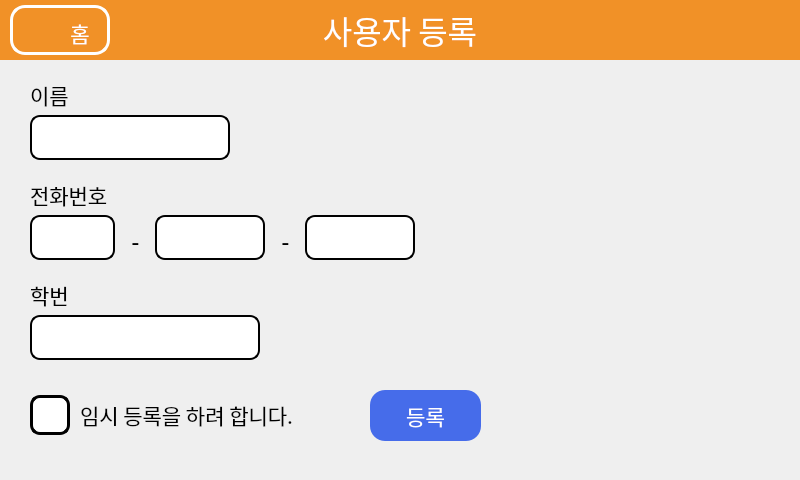
<?xml version="1.0" encoding="UTF-8"?>
<ui version="4.0">
 <class>SignUp</class>
 <widget class="QMainWindow" name="SignUp">
  <property name="enabled">
   <bool>true</bool>
  </property>
  <property name="geometry">
   <rect>
    <x>0</x>
    <y>0</y>
    <width>800</width>
    <height>480</height>
   </rect>
  </property>
  <property name="font">
   <font>
    <family>배달의민족 주아</family>
    <pointsize>20</pointsize>
   </font>
  </property>
  <property name="windowTitle">
   <string>MainWindow</string>
  </property>
  <property name="styleSheet">
   <string notr="true">QLineEdit
{
	border: 2px solid #000000;
	border-radius: 10px;
}

QLineEdit:hover
{
	border-color: rgb(0, 85, 255);
}</string>
  </property>
  <widget class="QWidget" name="centralwidget">
   <widget class="QFrame" name="frameMenu">
    <property name="geometry">
     <rect>
      <x>0</x>
      <y>0</y>
      <width>800</width>
      <height>60</height>
     </rect>
    </property>
    <property name="frameShape">
     <enum>QFrame::StyledPanel</enum>
    </property>
    <property name="frameShadow">
     <enum>QFrame::Raised</enum>
    </property>
    <widget class="QPushButton" name="buttonHome">
     <property name="geometry">
      <rect>
       <x>10</x>
       <y>5</y>
       <width>100</width>
       <height>50</height>
      </rect>
     </property>
     <property name="font">
      <font>
       <family>배달의민족 주아</family>
       <pointsize>16</pointsize>
      </font>
     </property>
     <property name="styleSheet">
      <string notr="true">QPushButton
{
	color: rgba(255, 255, 255, 0);
	background-color: rgba(255, 255, 255, 0);
	border-radius: 15px;
	border: 3px solid #ffffff;
}

QPushButton:hover
{
	background-color: rgb(241, 219, 194);
}</string>
     </property>
     <property name="text">
      <string>HH</string>
     </property>
     <property name="icon">
      <iconset>
       <normaloff>Images/home.png</normaloff>Images/home.png</iconset>
     </property>
     <property name="iconSize">
      <size>
       <width>40</width>
       <height>40</height>
      </size>
     </property>
    </widget>
    <widget class="QLabel" name="labelMenu">
     <property name="geometry">
      <rect>
       <x>0</x>
       <y>0</y>
       <width>800</width>
       <height>60</height>
      </rect>
     </property>
     <property name="font">
      <font>
       <family>배달의민족 주아</family>
       <pointsize>24</pointsize>
       <weight>50</weight>
       <italic>false</italic>
       <bold>false</bold>
      </font>
     </property>
     <property name="styleSheet">
      <string notr="true">color: rgb(255, 255, 255);
background-color: rgb(241, 145, 39);
font: 24pt &quot;배달의민족 주아&quot;;</string>
     </property>
     <property name="text">
      <string>사용자 등록</string>
     </property>
     <property name="alignment">
      <set>Qt::AlignCenter</set>
     </property>
    </widget>
    <widget class="QLabel" name="labelHome">
     <property name="enabled">
      <bool>true</bool>
     </property>
     <property name="geometry">
      <rect>
       <x>60</x>
       <y>10</y>
       <width>40</width>
       <height>45</height>
      </rect>
     </property>
     <property name="font">
      <font>
       <family>배달의민족 주아</family>
       <pointsize>16</pointsize>
      </font>
     </property>
     <property name="styleSheet">
      <string notr="true">color: rgb(255, 255, 255);</string>
     </property>
     <property name="text">
      <string>홈</string>
     </property>
     <property name="alignment">
      <set>Qt::AlignCenter</set>
     </property>
    </widget>
    <zorder>labelMenu</zorder>
    <zorder>labelHome</zorder>
    <zorder>buttonHome</zorder>
   </widget>
   <widget class="QLabel" name="labelName">
    <property name="geometry">
     <rect>
      <x>30</x>
      <y>75</y>
      <width>51</width>
      <height>40</height>
     </rect>
    </property>
    <property name="font">
     <font>
      <family>배달의민족 주아</family>
      <pointsize>16</pointsize>
     </font>
    </property>
    <property name="text">
     <string>이름</string>
    </property>
    <property name="alignment">
     <set>Qt::AlignLeading|Qt::AlignLeft|Qt::AlignVCenter</set>
    </property>
   </widget>
   <widget class="QLabel" name="labelID">
    <property name="geometry">
     <rect>
      <x>30</x>
      <y>275</y>
      <width>51</width>
      <height>40</height>
     </rect>
    </property>
    <property name="font">
     <font>
      <family>배달의민족 주아</family>
      <pointsize>16</pointsize>
     </font>
    </property>
    <property name="text">
     <string>학번</string>
    </property>
    <property name="alignment">
     <set>Qt::AlignLeading|Qt::AlignLeft|Qt::AlignVCenter</set>
    </property>
   </widget>
   <widget class="QLabel" name="labelContact">
    <property name="geometry">
     <rect>
      <x>30</x>
      <y>175</y>
      <width>91</width>
      <height>40</height>
     </rect>
    </property>
    <property name="font">
     <font>
      <family>배달의민족 주아</family>
      <pointsize>16</pointsize>
     </font>
    </property>
    <property name="text">
     <string>전화번호</string>
    </property>
    <property name="alignment">
     <set>Qt::AlignLeading|Qt::AlignLeft|Qt::AlignVCenter</set>
    </property>
   </widget>
   <widget class="QPushButton" name="buttonRegister">
    <property name="geometry">
     <rect>
      <x>370</x>
      <y>390</y>
      <width>111</width>
      <height>51</height>
     </rect>
    </property>
    <property name="font">
     <font>
      <family>배달의민족 주아</family>
      <pointsize>16</pointsize>
     </font>
    </property>
    <property name="styleSheet">
     <string notr="true">QPushButton
{
	color: rgb(255, 255, 255);
	background-color: rgb(70, 108, 234);
	border-radius: 15px;
}

QPushButton:hover
{
	background-color: rgb(38, 61, 129);
}</string>
    </property>
    <property name="text">
     <string>등록</string>
    </property>
   </widget>
   <widget class="QLineEdit" name="editID">
    <property name="geometry">
     <rect>
      <x>30</x>
      <y>315</y>
      <width>230</width>
      <height>45</height>
     </rect>
    </property>
    <property name="sizePolicy">
     <sizepolicy hsizetype="Fixed" vsizetype="Fixed">
      <horstretch>0</horstretch>
      <verstretch>0</verstretch>
     </sizepolicy>
    </property>
    <property name="font">
     <font>
      <family>배달의민족 주아</family>
      <pointsize>18</pointsize>
     </font>
    </property>
    <property name="cursor">
     <cursorShape>IBeamCursor</cursorShape>
    </property>
    <property name="styleSheet">
     <string notr="true"/>
    </property>
    <property name="inputMethodHints">
     <set>Qt::ImhDigitsOnly</set>
    </property>
    <property name="maxLength">
     <number>10</number>
    </property>
    <property name="clearButtonEnabled">
     <bool>false</bool>
    </property>
   </widget>
   <widget class="QLineEdit" name="editContact2">
    <property name="geometry">
     <rect>
      <x>155</x>
      <y>215</y>
      <width>110</width>
      <height>45</height>
     </rect>
    </property>
    <property name="sizePolicy">
     <sizepolicy hsizetype="Fixed" vsizetype="Fixed">
      <horstretch>0</horstretch>
      <verstretch>0</verstretch>
     </sizepolicy>
    </property>
    <property name="font">
     <font>
      <family>배달의민족 주아</family>
      <pointsize>18</pointsize>
     </font>
    </property>
    <property name="styleSheet">
     <string notr="true"/>
    </property>
    <property name="inputMethodHints">
     <set>Qt::ImhDigitsOnly</set>
    </property>
    <property name="maxLength">
     <number>4</number>
    </property>
    <property name="clearButtonEnabled">
     <bool>false</bool>
    </property>
   </widget>
   <widget class="QLineEdit" name="editContact3">
    <property name="geometry">
     <rect>
      <x>305</x>
      <y>215</y>
      <width>110</width>
      <height>45</height>
     </rect>
    </property>
    <property name="sizePolicy">
     <sizepolicy hsizetype="Fixed" vsizetype="Fixed">
      <horstretch>0</horstretch>
      <verstretch>0</verstretch>
     </sizepolicy>
    </property>
    <property name="font">
     <font>
      <family>배달의민족 주아</family>
      <pointsize>18</pointsize>
     </font>
    </property>
    <property name="whatsThis">
     <string>&lt;html&gt;&lt;head/&gt;&lt;body&gt;&lt;p&gt;&lt;br/&gt;&lt;/p&gt;&lt;/body&gt;&lt;/html&gt;</string>
    </property>
    <property name="styleSheet">
     <string notr="true"/>
    </property>
    <property name="inputMethodHints">
     <set>Qt::ImhDigitsOnly</set>
    </property>
    <property name="maxLength">
     <number>4</number>
    </property>
    <property name="clearButtonEnabled">
     <bool>false</bool>
    </property>
   </widget>
   <widget class="QPushButton" name="buttonTemp">
    <property name="geometry">
     <rect>
      <x>30</x>
      <y>395</y>
      <width>40</width>
      <height>40</height>
     </rect>
    </property>
    <property name="styleSheet">
     <string notr="true">QPushButton
{
	background-color: rgb(255, 255, 255);
	border-radius: 10px;
	border: 3px solid black;
}

QPushButton:hover
{
	background-color: rgb(148, 148, 148);
}</string>
    </property>
    <property name="text">
     <string/>
    </property>
   </widget>
   <widget class="QLabel" name="labelDash1">
    <property name="geometry">
     <rect>
      <x>115</x>
      <y>225</y>
      <width>41</width>
      <height>31</height>
     </rect>
    </property>
    <property name="font">
     <font>
      <family>배달의민족 주아</family>
      <pointsize>18</pointsize>
     </font>
    </property>
    <property name="text">
     <string>-</string>
    </property>
    <property name="alignment">
     <set>Qt::AlignCenter</set>
    </property>
   </widget>
   <widget class="QLineEdit" name="editContact1">
    <property name="geometry">
     <rect>
      <x>30</x>
      <y>215</y>
      <width>85</width>
      <height>45</height>
     </rect>
    </property>
    <property name="sizePolicy">
     <sizepolicy hsizetype="Fixed" vsizetype="Fixed">
      <horstretch>0</horstretch>
      <verstretch>0</verstretch>
     </sizepolicy>
    </property>
    <property name="font">
     <font>
      <family>배달의민족 주아</family>
      <pointsize>18</pointsize>
     </font>
    </property>
    <property name="styleSheet">
     <string notr="true"/>
    </property>
    <property name="inputMethodHints">
     <set>Qt::ImhDigitsOnly</set>
    </property>
    <property name="maxLength">
     <number>3</number>
    </property>
    <property name="clearButtonEnabled">
     <bool>false</bool>
    </property>
   </widget>
   <widget class="QLabel" name="labelDash2">
    <property name="geometry">
     <rect>
      <x>265</x>
      <y>225</y>
      <width>41</width>
      <height>31</height>
     </rect>
    </property>
    <property name="font">
     <font>
      <family>배달의민족 주아</family>
      <pointsize>18</pointsize>
     </font>
    </property>
    <property name="text">
     <string>-</string>
    </property>
    <property name="alignment">
     <set>Qt::AlignCenter</set>
    </property>
   </widget>
   <widget class="QLabel" name="labelTemp">
    <property name="geometry">
     <rect>
      <x>80</x>
      <y>400</y>
      <width>250</width>
      <height>30</height>
     </rect>
    </property>
    <property name="font">
     <font>
      <family>배달의민족 주아</family>
      <pointsize>16</pointsize>
     </font>
    </property>
    <property name="text">
     <string>임시 등록을 하려 합니다.</string>
    </property>
   </widget>
   <widget class="QLineEdit" name="editName">
    <property name="geometry">
     <rect>
      <x>30</x>
      <y>115</y>
      <width>200</width>
      <height>45</height>
     </rect>
    </property>
    <property name="sizePolicy">
     <sizepolicy hsizetype="Fixed" vsizetype="Fixed">
      <horstretch>0</horstretch>
      <verstretch>0</verstretch>
     </sizepolicy>
    </property>
    <property name="font">
     <font>
      <family>배달의민족 주아</family>
      <pointsize>18</pointsize>
     </font>
    </property>
    <property name="styleSheet">
     <string notr="true"/>
    </property>
    <property name="inputMethodHints">
     <set>Qt::ImhNone</set>
    </property>
    <property name="maxLength">
     <number>20</number>
    </property>
    <property name="clearButtonEnabled">
     <bool>false</bool>
    </property>
   </widget>
  </widget>
 </widget>
 <resources/>
 <connections/>
</ui>
